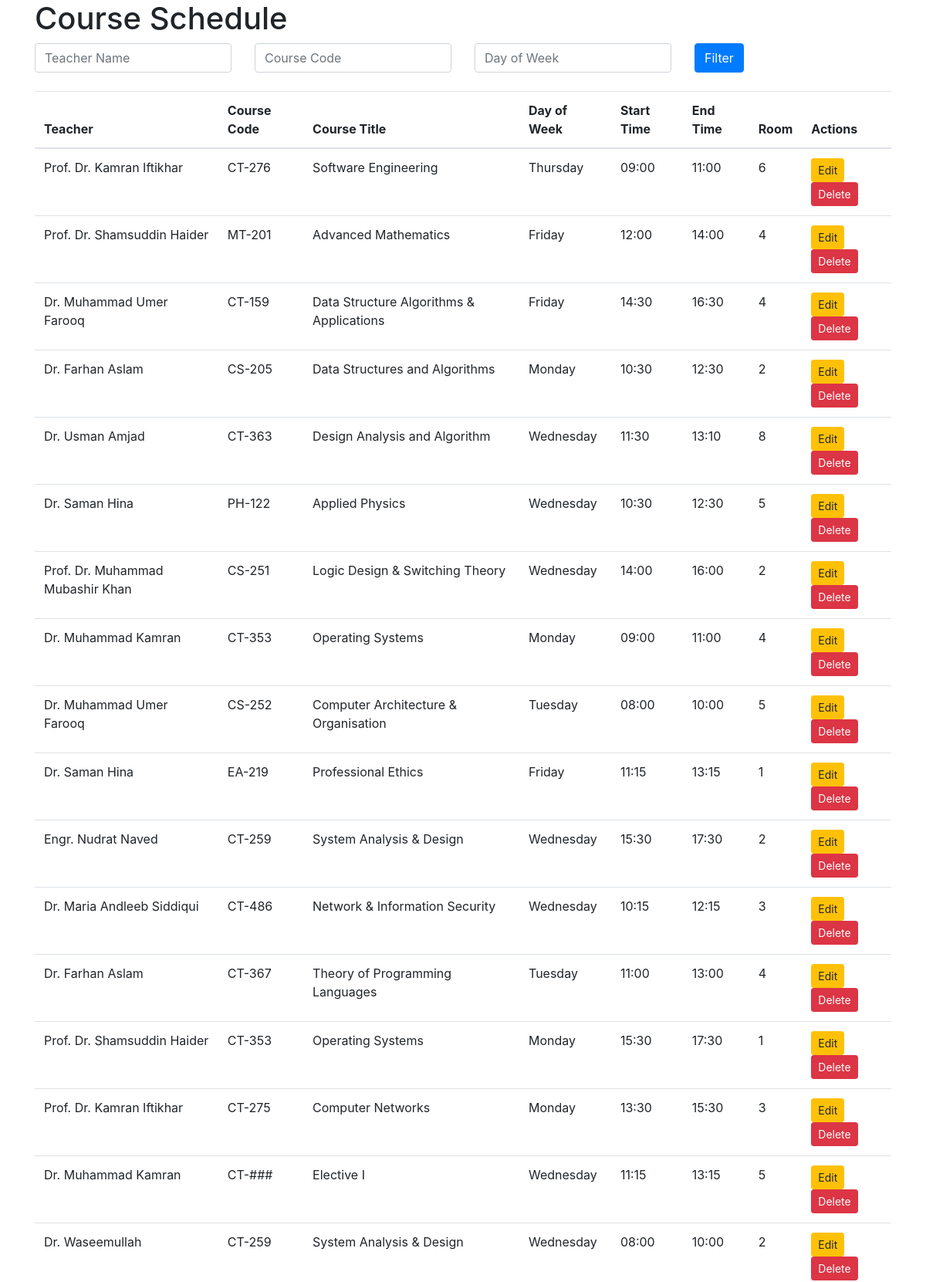
Screenshot of /courses (upper part) with the database file from the repository.
### tables this page shows
CREATE TABLE course_schedule (
        id INTEGER PRIMARY KEY AUTOINCREMENT,
        teacher_name TEXT NOT NULL,
        course_code TEXT NOT NULL,
        course_title TEXT NOT NULL,
        day_of_week TEXT NOT NULL,
        class_start_time TIME NOT NULL,
        class_end_time TIME NOT NULL,
        room INTEGER NOT NULL
    );

### app.py (the view)
@app.route('/courses', methods=['GET', 'POST'])
def course_list():
    try:
        teacher_name = request.args.get('teacher_name', '').strip()
        course_code = request.args.get('course_code', '').strip()
        day_of_week = request.args.get('day_of_week', '').strip()
        query = "SELECT * FROM course_schedule WHERE 1=1"
        params = []
        if teacher_name:
            query += " AND teacher_name LIKE ?"
            params.append(f"%{teacher_name}%")
        if course_code:
            query += " AND course_code LIKE ?"
            params.append(f"%{course_code}%")
        if day_of_week:
            query += " AND day_of_week LIKE ?"
            params.append(f"%{day_of_week}%")
        with get_db_connection() as conn:
            if conn:
                cursor = conn.cursor()
                cursor.execute(query, tuple(params))
                courses = cursor.fetchall()
            else:
                raise sqlite3.Error("Failed to connect to the database")
        if not courses:
            flash("No courses found with the selected filters.", "info")
        return render_template('index.html', courses=courses)
    except sqlite3.Error as e:
        flash(f"Error fetching course data: {e}", "danger")
        return render_template('index.html', courses=[])

### app.py (called while the page is built)
def get_db_connection():
    try:
        conn = sqlite3.connect('university_schedule.db')  # Connect to the database file
        conn.row_factory = sqlite3.Row  # Allows rows to behave like dictionaries
        return conn
    except sqlite3.Error as e:
        print(f"Database connection error: {e}")
        flash(f"Database error: {e}", "danger")
        return None

### templates/index.html (shortened to what this page needs)
<!DOCTYPE html>
<html lang="en">
<head>
    <link rel="stylesheet" href="https://stackpath.bootstrapcdn.com/bootstrap/4.5.2/css/bootstrap.min.css">
</head>
<body>
    <div class="container">
        <h1>Course Schedule</h1>
        <form method="get" class="mb-4">
            <div class="row">
                <div class="col-md-3">
                    <input type="text" name="teacher_name" class="form-control" placeholder="Teacher Name">
                </div>
                <div class="col-md-3">
                    <input type="text" name="course_code" class="form-control" placeholder="Course Code">
                </div>
                <div class="col-md-3">
                    <input type="text" name="day_of_week" class="form-control" placeholder="Day of Week">
                </div>
                <div class="col-md-3">
                    <button type="submit" class="btn btn-primary">Filter</button>
                </div>
            </div>
        </form>
        <table class="table">
            <thead>
                <tr>
                    <th>Teacher</th>
                    <th>Course Code</th>
                    <th>Course Title</th>
                    <th>Day of Week</th>
                    <th>Start Time</th>
                    <th>End Time</th>
                    <th>Room</th>
                    <th>Actions</th>
                </tr>
            </thead>
            <tbody>
                {% for course in courses %}
                <tr>
                    <td>{{ course.teacher_name }}</td>
                    <td>{{ course.course_code }}</td>
                    <td>{{ course.course_title }}</td>
                    <td>{{ course.day_of_week }}</td>
                    <td>{{ course.class_start_time }}</td>
                    <td>{{ course.class_end_time }}</td>
                    <td>{{ course.room }}</td>
                    <td>
                        <a href="{{ url_for('edit_course', id=course.id) }}" class="btn btn-warning btn-sm">Edit</a>
                        <a href="{{ url_for('delete_course', id=course.id) }}" class="btn btn-danger btn-sm" onclick="return confirm('Are you sure you want to delete this course?');">Delete</a>
                    </td>
                </tr>
                {% endfor %}
            </tbody>
        </table>
    </div>
</body>
</html>

### rows the page displays
course_schedule: teacher_name "Prof. Dr. Kamran Iftikhar", course_code "CT-276", course_title "Software Engineering", day_of_week "Thursday", class_start_time "09:00", class_end_time "11:00", room "6"
course_schedule: teacher_name "Prof. Dr. Shamsuddin Haider", course_code "MT-201", course_title "Advanced Mathematics", day_of_week "Friday", class_start_time "12:00", class_end_time "14:00", room "4"
course_schedule: teacher_name "Dr. Muhammad Umer Farooq", course_code "CT-159", course_title "Data Structure Algorithms & Applications", day_of_week "Friday", class_start_time "14:30", class_end_time "16:30", room "4"
course_schedule: teacher_name "Dr. Farhan Aslam", course_code "CS-205", course_title "Data Structures and Algorithms", day_of_week "Monday", class_start_time "10:30", class_end_time "12:30", room "2"
course_schedule: teacher_name "Dr. Usman Amjad", course_code "CT-363", course_title "Design Analysis and Algorithm", day_of_week "Wednesday", class_start_time "11:30", class_end_time "13:10", room "8"
course_schedule: teacher_name "Dr. Saman Hina", course_code "PH-122", course_title "Applied Physics", day_of_week "Wednesday", class_start_time "10:30", class_end_time "12:30", room "5"
course_schedule: teacher_name "Prof. Dr. Muhammad Mubashir Khan", course_code "CS-251", course_title "Logic Design & Switching Theory", day_of_week "Wednesday", class_start_time "14:00", class_end_time "16:00", room "2"
course_schedule: teacher_name "Dr. Muhammad Kamran", course_code "CT-353", course_title "Operating Systems", day_of_week "Monday", class_start_time "09:00", class_end_time "11:00", room "4"
course_schedule: teacher_name "Dr. Muhammad Umer Farooq", course_code "CS-252", course_title "Computer Architecture & Organisation", day_of_week "Tuesday", class_start_time "08:00", class_end_time "10:00", room "5"
course_schedule: teacher_name "Dr. Saman Hina", course_code "EA-219", course_title "Professional Ethics", day_of_week "Friday", class_start_time "11:15", class_end_time "13:15", room "1"
course_schedule: teacher_name "Engr. Nudrat Naved", course_code "CT-259", course_title "System Analysis & Design", day_of_week "Wednesday", class_start_time "15:30", class_end_time "17:30", room "2"
course_schedule: teacher_name "Dr. Maria Andleeb Siddiqui", course_code "CT-486", course_title "Network & Information Security", day_of_week "Wednesday", class_start_time "10:15", class_end_time "12:15", room "3"
course_schedule: teacher_name "Dr. Farhan Aslam", course_code "CT-367", course_title "Theory of Programming Languages", day_of_week "Tuesday", class_start_time "11:00", class_end_time "13:00", room "4"
course_schedule: teacher_name "Prof. Dr. Shamsuddin Haider", course_code "CT-353", course_title "Operating Systems", day_of_week "Monday", class_start_time "15:30", class_end_time "17:30", room "1"
course_schedule: teacher_name "Prof. Dr. Kamran Iftikhar", course_code "CT-275", course_title "Computer Networks", day_of_week "Monday", class_start_time "13:30", class_end_time "15:30", room "3"
course_schedule: teacher_name "Dr. Muhammad Kamran", course_code "CT-###", course_title "Elective I", day_of_week "Wednesday", class_start_time "11:15", class_end_time "13:15", room "5"
course_schedule: teacher_name "Dr. Waseemullah", course_code "CT-259", course_title "System Analysis & Design", day_of_week "Wednesday", class_start_time "08:00", class_end_time "10:00", room "2"
